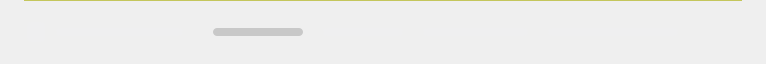
<?xml version="1.0" encoding="UTF-8"?>
<ui version="4.0">
 <class>TransferManagerLoadingItem</class>
 <widget class="QWidget" name="TransferManagerLoadingItem">
  <property name="geometry">
   <rect>
    <x>0</x>
    <y>0</y>
    <width>766</width>
    <height>64</height>
   </rect>
  </property>
  <property name="sizePolicy">
   <sizepolicy hsizetype="Expanding" vsizetype="Fixed">
    <horstretch>0</horstretch>
    <verstretch>0</verstretch>
   </sizepolicy>
  </property>
  <property name="minimumSize">
   <size>
    <width>0</width>
    <height>64</height>
   </size>
  </property>
  <property name="maximumSize">
   <size>
    <width>16777215</width>
    <height>64</height>
   </size>
  </property>
  <property name="windowTitle">
   <string/>
  </property>
  <property name="autoFillBackground">
   <bool>false</bool>
  </property>
  <property name="styleSheet">
   <string notr="true">

#itemSepLine
{
    height: 1px;
    min-height: 1px;
    max-height: 1px;
    border: none;
    background: #B0B1B31A;/*colorToken.border-subtle*/
	margin-left: 24px;
	margin-right: 24px;
}

#sStatus, #sStatus QWidget
{
    padding: 0;
    margin: 0;
}

#lTransferName, #typePlaceHolder, #sizePlaceholder, #SpeedPlaceHolder, #statusPlaceHolder, #itemPlaceHolder
{
border-radius: 4px;
background-color: #EFEFF0;/*colorToken.surface-2*/
}</string>
  </property>
  <layout class="QVBoxLayout" name="TransferManagerItemLayout">
   <property name="spacing">
    <number>0</number>
   </property>
   <property name="leftMargin">
    <number>0</number>
   </property>
   <property name="topMargin">
    <number>0</number>
   </property>
   <property name="rightMargin">
    <number>0</number>
   </property>
   <property name="bottomMargin">
    <number>0</number>
   </property>
   <item>
    <widget class="Line" name="itemSepLine">
     <property name="sizePolicy">
      <sizepolicy hsizetype="Expanding" vsizetype="Fixed">
       <horstretch>0</horstretch>
       <verstretch>0</verstretch>
      </sizepolicy>
     </property>
     <property name="orientation">
      <enum>Qt::Horizontal</enum>
     </property>
    </widget>
   </item>
   <item>
    <widget class="QWidget" name="Items" native="true">
     <property name="sizePolicy">
      <sizepolicy hsizetype="Expanding" vsizetype="Preferred">
       <horstretch>0</horstretch>
       <verstretch>0</verstretch>
      </sizepolicy>
     </property>
     <property name="minimumSize">
      <size>
       <width>702</width>
       <height>63</height>
      </size>
     </property>
     <property name="maximumSize">
      <size>
       <width>16777215</width>
       <height>63</height>
      </size>
     </property>
     <property name="autoFillBackground">
      <bool>false</bool>
     </property>
     <layout class="QHBoxLayout" name="stateActiveLayout" stretch="0,0,1,0,0,0,0,0,0">
      <property name="spacing">
       <number>0</number>
      </property>
      <property name="leftMargin">
       <number>24</number>
      </property>
      <property name="topMargin">
       <number>0</number>
      </property>
      <property name="rightMargin">
       <number>20</number>
      </property>
      <property name="bottomMargin">
       <number>0</number>
      </property>
      <item>
       <widget class="QWidget" name="tFileType" native="true">
        <property name="sizePolicy">
         <sizepolicy hsizetype="Fixed" vsizetype="Fixed">
          <horstretch>0</horstretch>
          <verstretch>0</verstretch>
         </sizepolicy>
        </property>
        <property name="minimumSize">
         <size>
          <width>24</width>
          <height>24</height>
         </size>
        </property>
        <property name="maximumSize">
         <size>
          <width>24</width>
          <height>24</height>
         </size>
        </property>
        <property name="autoFillBackground">
         <bool>false</bool>
        </property>
        <layout class="QHBoxLayout" name="horizontalLayout_5">
         <property name="leftMargin">
          <number>0</number>
         </property>
         <property name="topMargin">
          <number>0</number>
         </property>
         <property name="rightMargin">
          <number>0</number>
         </property>
         <property name="bottomMargin">
          <number>0</number>
         </property>
         <item alignment="Qt::AlignHCenter|Qt::AlignVCenter">
          <widget class="QWidget" name="typePlaceHolder" native="true">
           <property name="sizePolicy">
            <sizepolicy hsizetype="Fixed" vsizetype="Fixed">
             <horstretch>0</horstretch>
             <verstretch>0</verstretch>
            </sizepolicy>
           </property>
           <property name="minimumSize">
            <size>
             <width>18</width>
             <height>20</height>
            </size>
           </property>
           <property name="maximumSize">
            <size>
             <width>18</width>
             <height>20</height>
            </size>
           </property>
          </widget>
         </item>
        </layout>
       </widget>
      </item>
      <item>
       <spacer name="horizontalSpacer">
        <property name="orientation">
         <enum>Qt::Horizontal</enum>
        </property>
        <property name="sizeType">
         <enum>QSizePolicy::Fixed</enum>
        </property>
        <property name="sizeHint" stdset="0">
         <size>
          <width>8</width>
          <height>0</height>
         </size>
        </property>
       </spacer>
      </item>
      <item>
       <widget class="QWidget" name="wName" native="true">
        <property name="sizePolicy">
         <sizepolicy hsizetype="Expanding" vsizetype="Fixed">
          <horstretch>0</horstretch>
          <verstretch>0</verstretch>
         </sizepolicy>
        </property>
        <property name="minimumSize">
         <size>
          <width>105</width>
          <height>36</height>
         </size>
        </property>
        <property name="maximumSize">
         <size>
          <width>16777215</width>
          <height>36</height>
         </size>
        </property>
        <layout class="QVBoxLayout" name="wNameLayout">
         <property name="spacing">
          <number>0</number>
         </property>
         <property name="leftMargin">
          <number>0</number>
         </property>
         <property name="topMargin">
          <number>0</number>
         </property>
         <property name="rightMargin">
          <number>30</number>
         </property>
         <property name="bottomMargin">
          <number>0</number>
         </property>
         <item>
          <widget class="QWidget" name="lTransferName" native="true">
           <property name="sizePolicy">
            <sizepolicy hsizetype="Expanding" vsizetype="Preferred">
             <horstretch>0</horstretch>
             <verstretch>0</verstretch>
            </sizepolicy>
           </property>
           <property name="minimumSize">
            <size>
             <width>105</width>
             <height>8</height>
            </size>
           </property>
           <property name="maximumSize">
            <size>
             <width>16777215</width>
             <height>8</height>
            </size>
           </property>
           <property name="autoFillBackground">
            <bool>false</bool>
           </property>
          </widget>
         </item>
        </layout>
       </widget>
      </item>
      <item alignment="Qt::AlignHCenter">
       <widget class="QWidget" name="wSize" native="true">
        <property name="sizePolicy">
         <sizepolicy hsizetype="Fixed" vsizetype="Fixed">
          <horstretch>0</horstretch>
          <verstretch>0</verstretch>
         </sizepolicy>
        </property>
        <property name="minimumSize">
         <size>
          <width>110</width>
          <height>63</height>
         </size>
        </property>
        <property name="maximumSize">
         <size>
          <width>110</width>
          <height>63</height>
         </size>
        </property>
        <layout class="QHBoxLayout" name="horizontalLayout_2">
         <property name="spacing">
          <number>0</number>
         </property>
         <property name="leftMargin">
          <number>0</number>
         </property>
         <property name="topMargin">
          <number>12</number>
         </property>
         <property name="rightMargin">
          <number>20</number>
         </property>
         <property name="bottomMargin">
          <number>12</number>
         </property>
         <item>
          <widget class="QLabel" name="sizePlaceholder">
           <property name="minimumSize">
            <size>
             <width>0</width>
             <height>8</height>
            </size>
           </property>
           <property name="maximumSize">
            <size>
             <width>16777215</width>
             <height>8</height>
            </size>
           </property>
           <property name="styleSheet">
            <string notr="true">background-color: rgb(200, 200, 200);
border-radius:4px;</string>
           </property>
           <property name="text">
            <string/>
           </property>
          </widget>
         </item>
        </layout>
       </widget>
      </item>
      <item>
       <widget class="QWidget" name="bItemSpeed" native="true">
        <property name="sizePolicy">
         <sizepolicy hsizetype="Fixed" vsizetype="Fixed">
          <horstretch>0</horstretch>
          <verstretch>0</verstretch>
         </sizepolicy>
        </property>
        <property name="minimumSize">
         <size>
          <width>100</width>
          <height>63</height>
         </size>
        </property>
        <property name="maximumSize">
         <size>
          <width>100</width>
          <height>63</height>
         </size>
        </property>
        <layout class="QHBoxLayout" name="horizontalLayout">
         <property name="leftMargin">
          <number>0</number>
         </property>
         <property name="topMargin">
          <number>0</number>
         </property>
         <property name="rightMargin">
          <number>20</number>
         </property>
         <property name="bottomMargin">
          <number>0</number>
         </property>
         <item>
          <widget class="QWidget" name="SpeedPlaceHolder" native="true">
           <property name="minimumSize">
            <size>
             <width>0</width>
             <height>8</height>
            </size>
           </property>
           <property name="maximumSize">
            <size>
             <width>16777215</width>
             <height>8</height>
            </size>
           </property>
           <property name="autoFillBackground">
            <bool>false</bool>
           </property>
          </widget>
         </item>
        </layout>
       </widget>
      </item>
      <item>
       <widget class="QWidget" name="sStatus" native="true">
        <property name="sizePolicy">
         <sizepolicy hsizetype="Fixed" vsizetype="Fixed">
          <horstretch>0</horstretch>
          <verstretch>0</verstretch>
         </sizepolicy>
        </property>
        <property name="minimumSize">
         <size>
          <width>125</width>
          <height>63</height>
         </size>
        </property>
        <property name="maximumSize">
         <size>
          <width>125</width>
          <height>63</height>
         </size>
        </property>
        <layout class="QHBoxLayout" name="horizontalLayout_3">
         <property name="spacing">
          <number>0</number>
         </property>
         <property name="leftMargin">
          <number>0</number>
         </property>
         <property name="topMargin">
          <number>0</number>
         </property>
         <property name="rightMargin">
          <number>20</number>
         </property>
         <property name="bottomMargin">
          <number>0</number>
         </property>
         <item>
          <widget class="QWidget" name="statusPlaceHolder" native="true">
           <property name="minimumSize">
            <size>
             <width>0</width>
             <height>8</height>
            </size>
           </property>
           <property name="maximumSize">
            <size>
             <width>16777215</width>
             <height>8</height>
            </size>
           </property>
          </widget>
         </item>
        </layout>
       </widget>
      </item>
      <item>
       <widget class="QWidget" name="lItemTime" native="true">
        <property name="sizePolicy">
         <sizepolicy hsizetype="Fixed" vsizetype="Fixed">
          <horstretch>0</horstretch>
          <verstretch>0</verstretch>
         </sizepolicy>
        </property>
        <property name="minimumSize">
         <size>
          <width>150</width>
          <height>63</height>
         </size>
        </property>
        <property name="maximumSize">
         <size>
          <width>150</width>
          <height>63</height>
         </size>
        </property>
        <layout class="QHBoxLayout" name="horizontalLayout_4">
         <property name="leftMargin">
          <number>0</number>
         </property>
         <property name="topMargin">
          <number>0</number>
         </property>
         <property name="rightMargin">
          <number>20</number>
         </property>
         <property name="bottomMargin">
          <number>0</number>
         </property>
         <item>
          <widget class="QWidget" name="itemPlaceHolder" native="true">
           <property name="minimumSize">
            <size>
             <width>0</width>
             <height>8</height>
            </size>
           </property>
           <property name="maximumSize">
            <size>
             <width>16777215</width>
             <height>8</height>
            </size>
           </property>
          </widget>
         </item>
        </layout>
       </widget>
      </item>
      <item alignment="Qt::AlignHCenter|Qt::AlignVCenter">
       <widget class="QWidget" name="wPauseResume" native="true">
        <property name="sizePolicy">
         <sizepolicy hsizetype="Fixed" vsizetype="Fixed">
          <horstretch>0</horstretch>
          <verstretch>0</verstretch>
         </sizepolicy>
        </property>
        <property name="minimumSize">
         <size>
          <width>24</width>
          <height>63</height>
         </size>
        </property>
        <property name="maximumSize">
         <size>
          <width>24</width>
          <height>63</height>
         </size>
        </property>
        <layout class="QHBoxLayout" name="wPauseResumeLayout">
         <property name="spacing">
          <number>0</number>
         </property>
         <property name="leftMargin">
          <number>0</number>
         </property>
         <property name="topMargin">
          <number>0</number>
         </property>
         <property name="rightMargin">
          <number>0</number>
         </property>
         <property name="bottomMargin">
          <number>0</number>
         </property>
        </layout>
       </widget>
      </item>
      <item alignment="Qt::AlignHCenter|Qt::AlignVCenter">
       <widget class="QWidget" name="wClearCancel" native="true">
        <property name="sizePolicy">
         <sizepolicy hsizetype="Fixed" vsizetype="Fixed">
          <horstretch>0</horstretch>
          <verstretch>0</verstretch>
         </sizepolicy>
        </property>
        <property name="minimumSize">
         <size>
          <width>24</width>
          <height>63</height>
         </size>
        </property>
        <property name="maximumSize">
         <size>
          <width>24</width>
          <height>63</height>
         </size>
        </property>
        <layout class="QHBoxLayout" name="wClearCancelLayout">
         <property name="spacing">
          <number>0</number>
         </property>
         <property name="leftMargin">
          <number>0</number>
         </property>
         <property name="topMargin">
          <number>0</number>
         </property>
         <property name="rightMargin">
          <number>0</number>
         </property>
         <property name="bottomMargin">
          <number>0</number>
         </property>
        </layout>
       </widget>
      </item>
     </layout>
    </widget>
   </item>
  </layout>
 </widget>
 <resources/>
 <connections/>
</ui>
